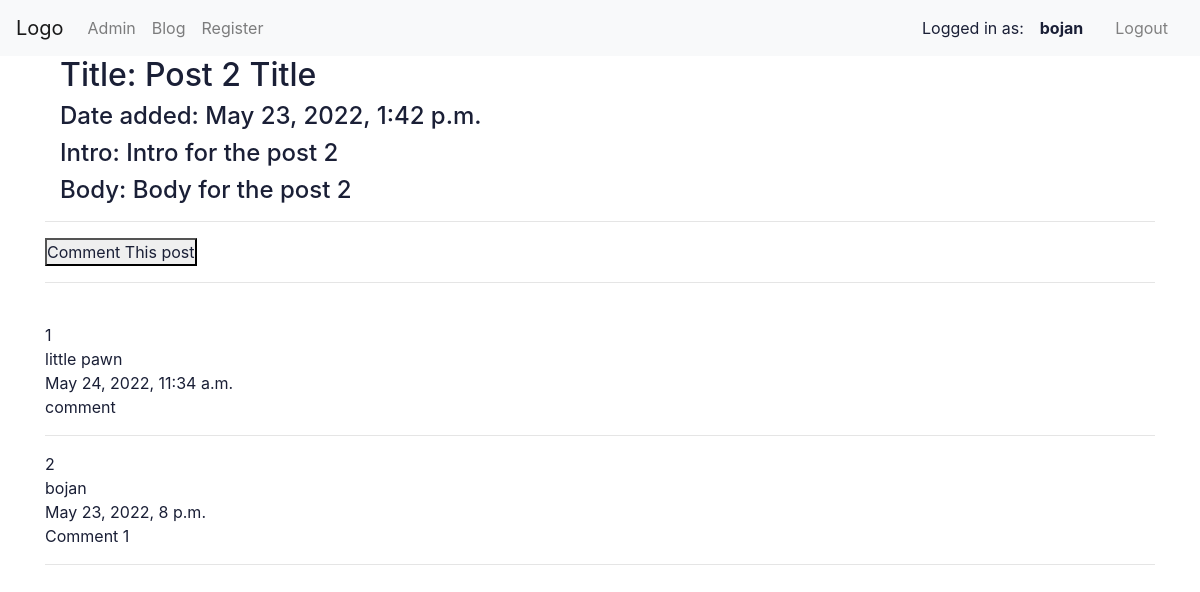
Screenshot of /post-2/ (signed in) with the database file from the repository.
### blog/models.py (models this page shows, shortened)
class Post(models.Model):
  title = models.CharField(max_length=255)
  slug  = models.SlugField()
  intro = models.TextField()
  body  = models.TextField()
  date_added = models.DateTimeField(auto_now_add=True)
  class Meta:
    ordering = ['-date_added']

class Comment(models.Model):
  post  = models.ForeignKey(Post, related_name='comments', on_delete=models.CASCADE)
  name  = models.CharField(max_length=255)
  email = models.EmailField()
  body  = models.TextField()
  date_added = models.DateTimeField(auto_now_add=True)
  class Meta:
      ordering = ['-date_added']

### blog/views.py (the view)
# urls.py: path('<slug:slug>/', views.post_detail, name="post_detail"),
def post_detail(request, slug):
  form  = CommentForm()
  post  = Post.objects.get(slug=slug)
  name  = request.user
  body  = str(request.POST.get('body'))
  user  = User.objects.get(id=name.id)
  email = user.email
  if request.method == 'POST':
    comment = Comment(post=post, name=name, email=email, body=body)
    comment.save()
    return redirect('post_detail', slug=post.slug)
  else:
    form = CommentForm()
  return render(request, 'blog/post_detail.html', {'post': post, 'form': form})

### templates/blog/post_detail.html (shortened to what this page needs)
{% extends "blog/base.html" %} {% load staticfiles %} {% block body_block %}
<div class="container">
  <div class="post block">
    <h2 class="subtitle">Title: {{post.title}}</h2>
    <h4>Date added: {{post.date_added}}</h4>
    <h4>Intro: {{post.intro}}</h4>
    <h4>Body: {{post.body}}</h4>
  </div>
</div>
<hr />
<button class="show-hide-comment-form" onclick="showHideForm()">
  Comment This post
</button>
<hr />
<br />
{% for comment in post.comments.all %}
<div class="comment">
  <div class="comment-counter">{{forloop.counter}}</div>
  <div class="comment-user">{{comment.name}}</div>
  <div class="comment-user">{{comment.date_added}}</div>
  <div class="comment-body">{{comment.body}}</div>
</div>
<hr />
{% empty %}
<h2 class="no-comments-yet">This post have no comments.</h2>
<hr />
{% endfor %}
{% endblock %}

### templates/blog/base.html (shortened to what this page needs)
<!DOCTYPE html>
{% load staticfiles %}
<head>
  <link rel="stylesheet" href="https://cdn.jsdelivr.net/npm/bootstrap@4.4.1/dist/css/bootstrap.min.css">
  <link rel="stylesheet" href="{% static 'css.css' %}">
</head>
<body>
  <nav class="navbar navbar-expand-lg navbar-light bg-light">
    <a class="navbar-brand" href="{% url 'index' %}">Logo</a>
    <div class="collapse navbar-collapse" id="navbarSupportedContent">
      <ul class="navbar-nav mr-auto">
        <li class="nav-item">
          <a class="nav-link" href="{% url 'admin:index' %}">Admin</a>
        </li>
        <li class="nav-item">
          <a class="nav-link" href="{% url 'blog' %}">Blog</a>
        </li>
        <li class="nav-item">
          <a class="nav-link" href="{% url 'register' %}">Register</a>
        </li>
      </ul>
      {% if user.is_authenticated %}
      <div>Logged in as: </div>
      <a class="logout nav-link" href="{% url 'user' %}"><b>{{user.username}}</b></a>
      <a class="logout nav-link" href="{% url 'logout' %}">Logout</a>
      {% else %}
      <a class="logout nav-link" href="{% url 'user_login' %}">Login</a></li>
      {% endif %}
    </div>
  </nav>
  <div class="container">
    {% block body_block %}
    {% endblock %}
  </div>
</body>
</html>

### static/css.css (style rules this page uses)
.logout { color: grey; }
* { padding: 0; margin: 0; color: #1a1f36; box-sizing: border-box; word-wrap: break-word; font-family: -apple-system, BlinkMacSystemFont, Segoe UI, Roboto, Helvetica Neue, Ubuntu, sans-serif; }
body { min-height: 100%; background-color: #ffffff; }
a { color: #5469d4; text-decoration: unset; }

### rows the page displays
Post: title "Post 2 Title", date_added "May 23, 2022, 1:42 p.m.", intro "Intro for the post 2", body "Body for the post 2"
Comment: name "little pawn", date_added "May 24, 2022, 11:34 a.m.", body "comment"
Comment: name "bojan", date_added "May 23, 2022, 8 p.m.", body "Comment 1"

### other values shown
{{ user.username }} "bojan"
